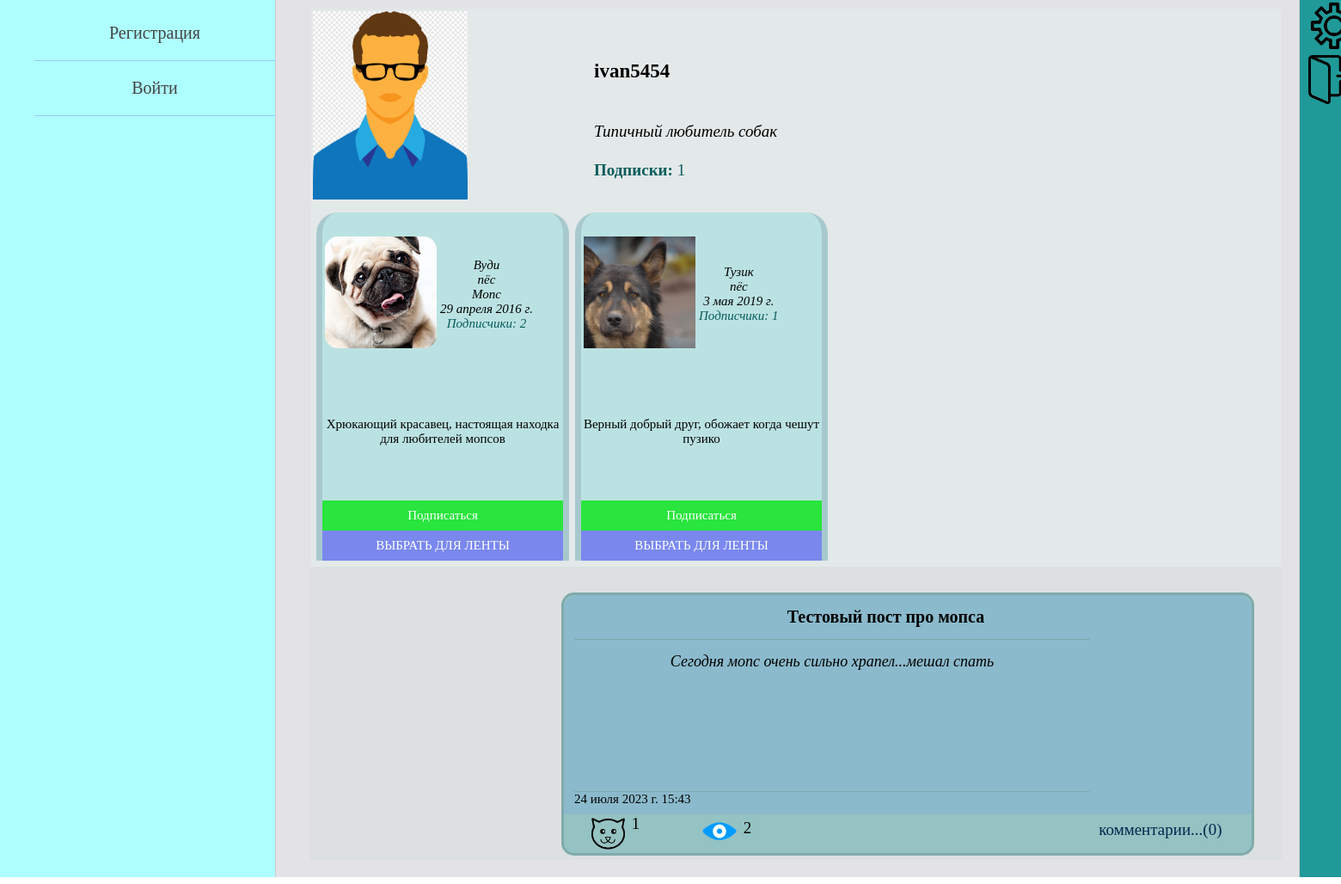
Before: /profile/2/ with the older database file.
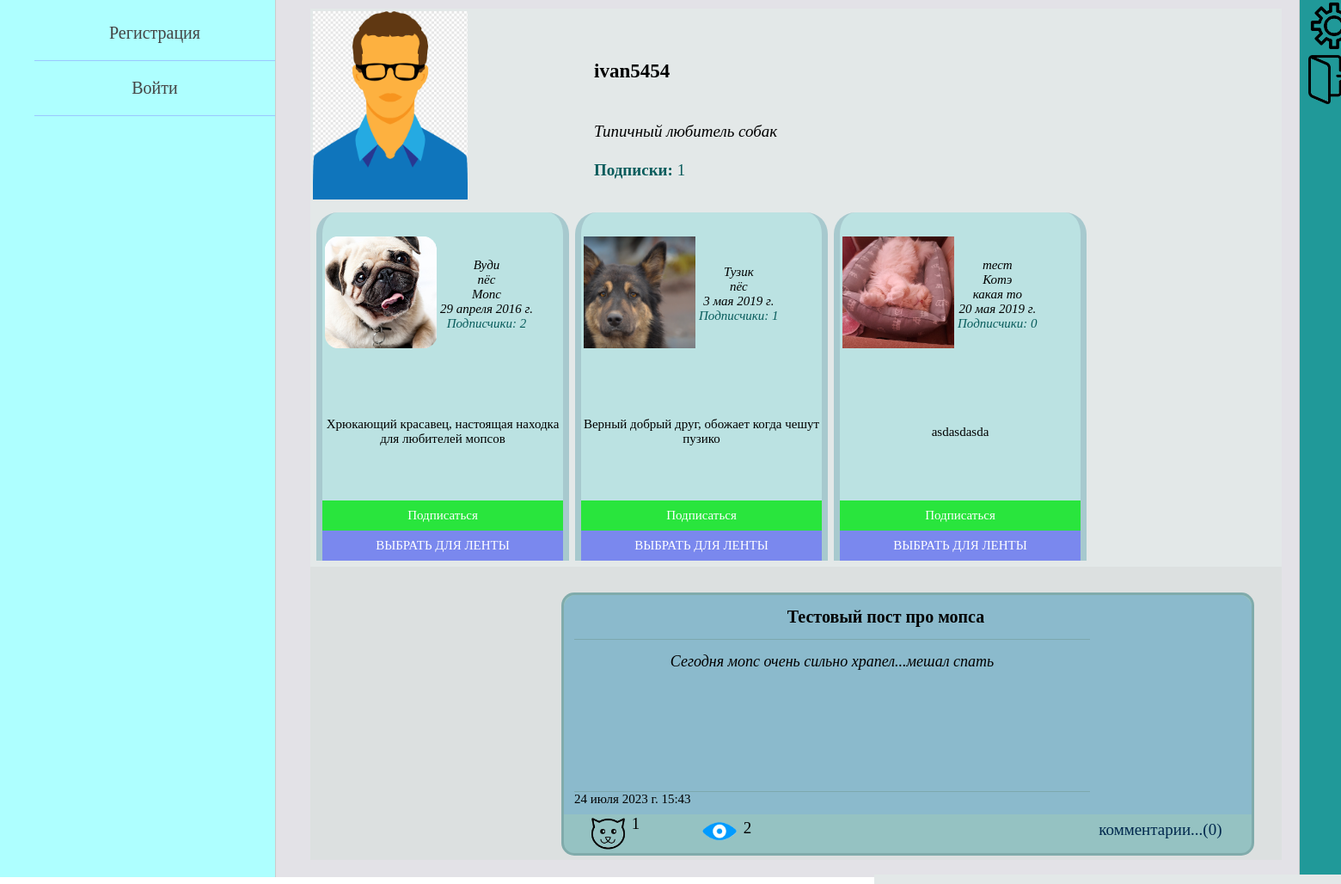
After: the same page with the newer database file.
### pet_owners/models.py (models this page shows, shortened)
class Animal(models.Model):
    GENDER = (
        ("мальчик", "мальчик"),
        ("девочка", "девочка")
    )
    name_of_animal = models.CharField(max_length=55, verbose_name='имя питомца')
    pet_owner = models.ForeignKey(settings.AUTH_USER_MODEL, on_delete=models.CASCADE, verbose_name='владелец')
    category_of_animal = models.ForeignKey(AnimalCategory, on_delete=models.PROTECT, verbose_name='вид')
    animal_breed = models.CharField(max_length=100, blank=True, verbose_name='порода питомца')
    date_of_animal_birth = models.DateField(verbose_name='дата рождения питомца')
    sex = models.CharField(max_length=7, choices=GENDER, verbose_name='пол', null=True)
    animal_photo = models.ImageField(upload_to="animals_photos/%Y/%m/%d/", verbose_name='фото питомца')
    about_pet = models.TextField(max_length=520, verbose_name='о питомце')
    def change_follower(self):
        return reverse('change_follower_for_animal', kwargs={'animal_id': self.pk})
    class Meta:
        verbose_name = 'Питомец'
        verbose_name_plural = 'Питомцы'

class AnimalCategory(models.Model):
    category = models.CharField(max_length=255, verbose_name='вид домашнего животного')
    def __str__(self):
        return self.category
    class Meta:
        verbose_name = 'Вид'
        verbose_name_plural = 'Виды'

class OwnerPost(models.Model):
    autor = models.ForeignKey(settings.AUTH_USER_MODEL, on_delete=models.CASCADE, verbose_name='автор поста')
    title = models.CharField(max_length=105, blank=True, verbose_name='заголовок')
    text_of_post = models.TextField(max_length=2000, verbose_name='текст поста')
    animals = models.ManyToManyField(Animal, related_name='posts',
                                     verbose_name='питомцы в посте')
    is_published = models.BooleanField(default=True)
    date_create = models.DateTimeField(auto_now_add=True, verbose_name='дата создания поста')
    views = models.ManyToManyField(settings.AUTH_USER_MODEL, related_name='views', verbose_name='просмотры')
    likes = models.ManyToManyField(settings.AUTH_USER_MODEL, related_name='likes', verbose_name='лайки')
    class Meta:
        verbose_name = 'Пост пользователя'
        verbose_name_plural = 'Посты пользователей'
        ordering = ['-date_create']

### pet_owners/views.py (the view)
# urls.py: path('profile/<int:id>/', ProfileHome.as_view(all_animals=False),
class ProfileHome(DataMixin, ListView):
    model = Owner
    template_name = 'pet_owners/profile_page.html'
    context_object_name = 'profile'
    all_animals = False
    def get_queryset(self):
        self.queryset = Owner.objects.get(pk=self.kwargs['id'])
        return self.queryset
    def get_context_data(self, *, object_list=None, **kwargs):
        context = super().get_context_data(**kwargs)
        user = Owner.objects.get(pk=self.kwargs['id'])
        animals = user.animal_set.annotate(foll_count=Count('followers')).order_by('-foll_count')
        context['num_of_animals'] = animals.count()
        if self.all_animals:
            context['all_animals'] = True
            context['animals'] = animals
        else:
            context['all_animals'] = False
            context['animals'] = animals[:4]
        if self.request.user.id == self.kwargs['id']:
            context['title'] = "Мой профиль"
        else:
            context['title'] = f"Профиль {user.username}"
        context.update(self.get_left_menu())
        subscriptions = user.subscriptions.all()
        context['num_of_subs'] = subscriptions.count()
        context['user_animals_followed'] = self.get_animals_followers_of_owner(animals)
        context.update(self.get_owner_posts(user))
        return context

### pet_owners/templatetags/pet_owners_tags.py (called while the page is built)
@register.simple_tag
def create_foll_list(animal_name, user_animals_followed):
    return user_animals_followed[animal_name]

@register.simple_tag
def get_data_for_post(post_title, post_data):
    return post_data[post_title]

@register.inclusion_tag('pet_owners/likes_and_views_for_posts.html')
def show_likes_and_views(post, post_data):
    return {"post": post, "post_data": post_data}

### pet_owners/utils.py (called while the page is built)
    def get_left_menu(self):
        context = {}
        if self.request.user.is_authenticated:
            context['left_menu'] = [
                {'title': "Мой профиль", 'url_name': ['profile_home', self.request.user.id]},
                {'title': "Мои питомцы", 'url_name': ['all_animals_page']},
                {'title': "Подписки", 'url_name': ['profile_home', self.request.user.id]},
                {'title': "Подписчики", 'url_name': ['profile_home', self.request.user.id]},
                {'title': "Группы", 'url_name': ['profile_home', self.request.user.id]},
            ]
        else:
            context['left_menu'] = [
                {'title': "Регистрация", 'url_name': 'register'},
                {'title': "Войти", 'url_name': 'login'},
            ]
        return context

### pet_owners/templates/pet_owners/profile_page.html (shortened to what the changed rows need)
{% extends 'pet_owners/base.html' %}
{% load pet_owners_tags %}
{% block content %}
<table border=0 cellpadding="0" cellspacing="0">
<tr class="animals_info">
    <td width="1350">
        {% if num_of_animals %}
            <table cellpadding="0" cellspacing="7">
            <tr>
            {% for animal in animals %}
                {% create_foll_list animal.name_of_animal user_animals_followed as foll_list %}
                <td class="animal_cell">
                    <table cellpadding="0" cellspacing="0">
                        <tr><td>
                            <table class="avatar_and_parameters"><tr>
                                <td valign="middle" class="animal_avatar">
                                    <img src="{{animal.animal_photo.url}}" width=130>
                                </td>
                                <td valign="middle">
                                    <div>{{animal.name_of_animal}}</div>
                                    <div>{{animal.category_of_animal}}</div>
                                    <div>{{animal.animal_breed}}</div>
                                    <div>{{animal.date_of_animal_birth}}</div>
                                    <div class="subs_of_user">
                                        <a href="#">
                                            <span>Подписчики: </span>{{foll_list.count_folls}}
                                        </a>
                                    </div>
                                </td>
                            </tr></table>
                        </td></tr>
                        <tr><td class="about_animal">
                            {{animal.about_pet|truncatewords:50}}
                        </td></tr>
                        {% if request.user.id != profile.pk and foll_list.is_followed %}
                            <tr><td>
                                <div class="unfollow_animal">
                                    <a href="{{animal.change_follower}}">Отписаться</a>
                                </div>
                            </td></tr>
                        {% elif request.user.id != profile.pk %}
                            <tr><td>
                                <div class="follow_animal">
                                    <a href="{{animal.change_follower}}">Подписаться</a>
                                </div>
                            </td></tr>
                        {% endif %}
                        {% if num_of_animals > 1 %}
                        <tr><td>
                            <div class="select_button">
                                <a href="#">ВЫБРАТЬ ДЛЯ ЛЕНТЫ</a>
                            </div>
                        </td></tr>
                        {% endif %}
                    </table>
                </td>
            {% endfor %}
            </tr>
            </table>
        {% endif %}
    </td>
</tr>
<tr class="news_feed">
    <td>
        <div class="all_posts">
        {% for post in all_posts %}
            {% get_data_for_post post.title data_for_post as post_data %}
            <div class="post_cell">
                <div class="post_info">
                    <div class="title_and_text">
                        <div class="title_block">
                            <div class="edit_delete_buttons">
                            </div>
                            <div class="post_title">
                                {{post.title}}
                            </div>
                        </div>
                        <a href="{% url 'post' post.pk %}"><div class="post_text">
                            {{post.text_of_post|truncatewords:50}}
                        </div></a>
                        <div class="post_datetime">
                            {{post.date_create}}
                        </div>
                    </div>
                    <div class="imgs_in_post">
                    </div>
                </div>
                <div class="post_parameters">
                    {% show_likes_and_views post post_data %}
                    <div class="post_comments">
                        <a href="{% url 'post' post.pk %}">комментарии...(0)</a>
                    </div>
                </div>
            </div>
        {% endfor %}
    </div></td>
</tr>
</table>
{% endblock %}

### pet_owners/templates/pet_owners/likes_and_views_for_posts.html
<div class="post_likes">
    <div class="img_like">
    <a href="{% url 'like_for_post' post.pk %}">
        {% if post_data.is_liked %}
            <img src="/static/pet_owners/images/active_like.png" width="45">
        {% else %}
            <img src="/static/pet_owners/images/like.png" width="45">
        {% endif %}
    </a>
    </div>
    <div class="like_count">{{post.likes.count}}</div>
</div>
<div class="post_views">
    <div class="img_view">
        <img src="/static/pet_owners/images/view.png" width="45">
    </div>
    <div class="view_count">{{post.views.count}}</div>
</div>

Changed rows visible on the page:
added Animal: animal_photo (picture), name_of_animal "тест", category_of_animal "Котэ", animal_breed "какая то", date_of_animal_birth "20 мая 2019 г.", count_folls "0", about_pet "asdasdasda"
